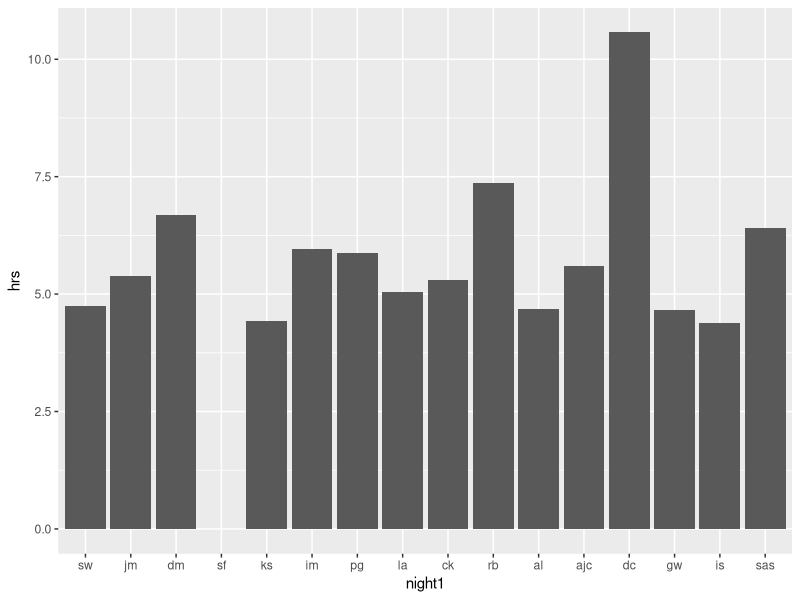

Write R code to recreate this figure.
## ---- chunk 1
knitr::opts_chunk$set(echo = TRUE)
## ---- chunk 2

library(tidyverse)
library(here)
library(lubridate)
## ---- chunk 3

# note the squiffy null value

df <- read_csv(here("data_raw/sept21_feb22.csv"), na=c("\\0"))
glimpse(df)

## ---- chunk 4
summary(df)

df_trimmed <- df %>% 
  mutate(
    night1 = as_factor(night),
  ) %>% 
  select(rotadate, night1, time_night) %>% 
  mutate(n1 = fct_anon(night1))


# Anonymise the people who did nights by giving username a number.

df_anon <- df_trimmed %>% 
  select(-night1)

View(df_anon)
View(df_trimmed)


# Group by consultant then count the total number of nights, the proportion filled in, and the average time of those completed

df_grp <-  df_trimmed %>% group_by(night1) %>% 
  summarise(night_count = n(),
            response_rate = sum(!is.na(time_night)) / n(),
            avg_time = mean(time_night, na.rm = TRUE)
            ) %>% 
  mutate(hrs = as.integer(avg_time) / (60*60)) %>% 
  arrange(desc(hrs))

View(df_grp)

## ---- chunk 5

df_grp %>% ggplot() +
  geom_bar(aes(x=night1, y=hrs), stat="identity")
  

mean(df_grp$hrs, na.rm = TRUE)
